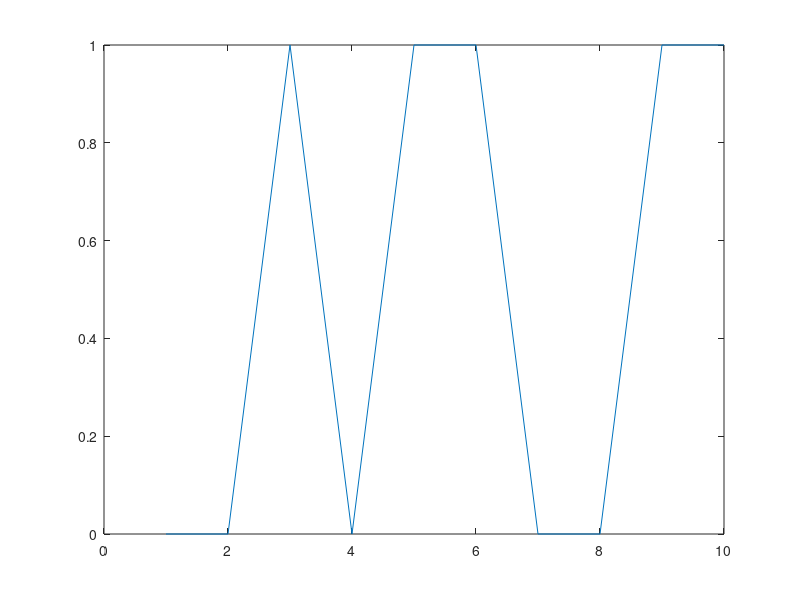
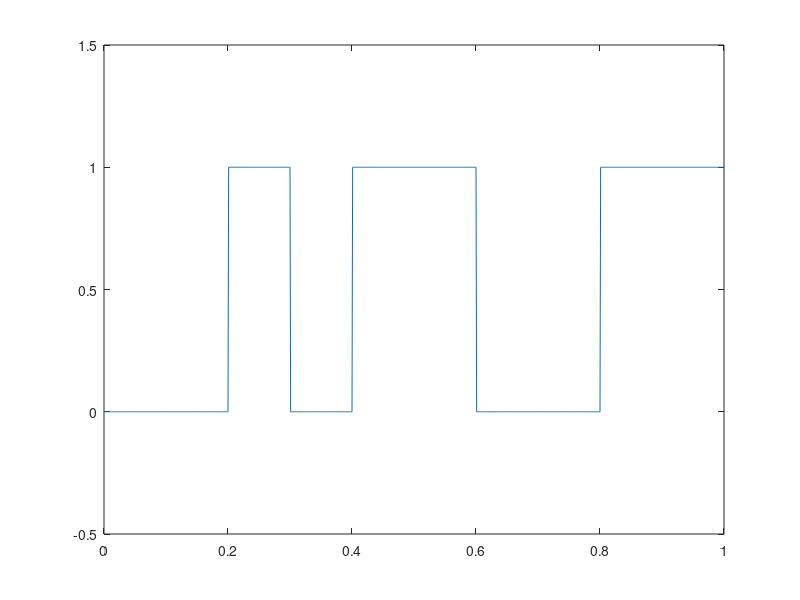
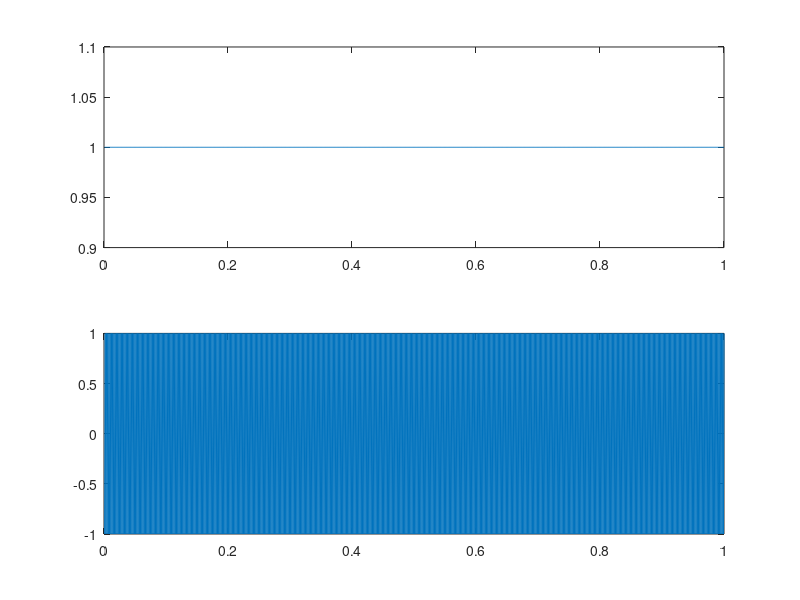
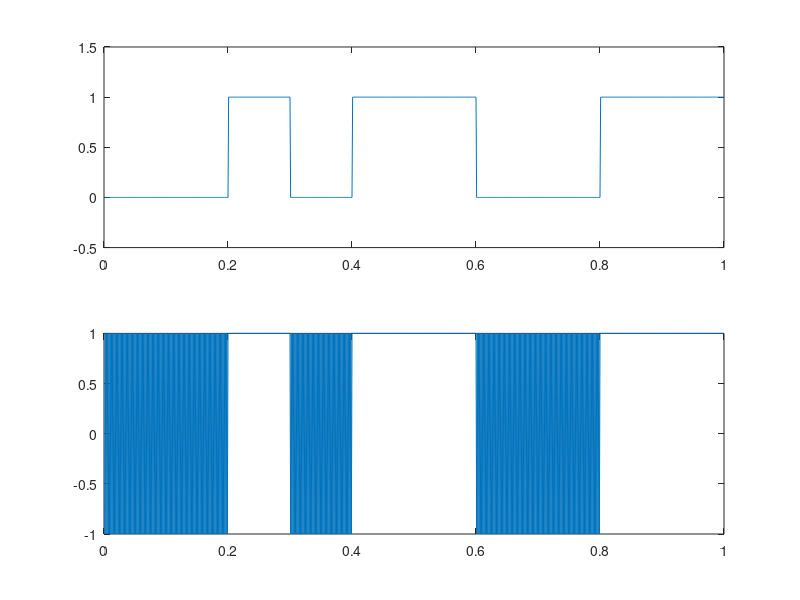

The MATLAB script that drew these images, in order:
clear all; close all;
num_bit = 10;
bit = rand(1,num_bit);
bit_bin = round(bit);
plot(bit_bin);
wave_bit = bit_bin'*ones(1,100);
wave_bit_wave = reshape(wave_bit',1,1000);
t = 10^-3:10^-3:1;
figure(2);
plot(t,wave_bit_wave);
ylim([-0.5 1.5]);
inv_bit = abs(wave_bit_wave-1);
%%%%%%%
%carriers
f1 = 1000;f2 = 500;
ca1 = cos(2*pi*f1*t);
ca2 = cos(2*pi*f2*t);
figure(3);
subplot(2,1,1);
plot(t,ca1);
subplot(2,1,2);
plot(t,ca2);
%%
%FSK WAVE
fsk_wave = ca1.*wave_bit_wave + ca2.*inv_bit;
figure(4);
subplot(2,1,1);
plot(t,wave_bit_wave);
ylim([-0.5 1.5]);
subplot(2,1,2);
plot(t,fsk_wave);
